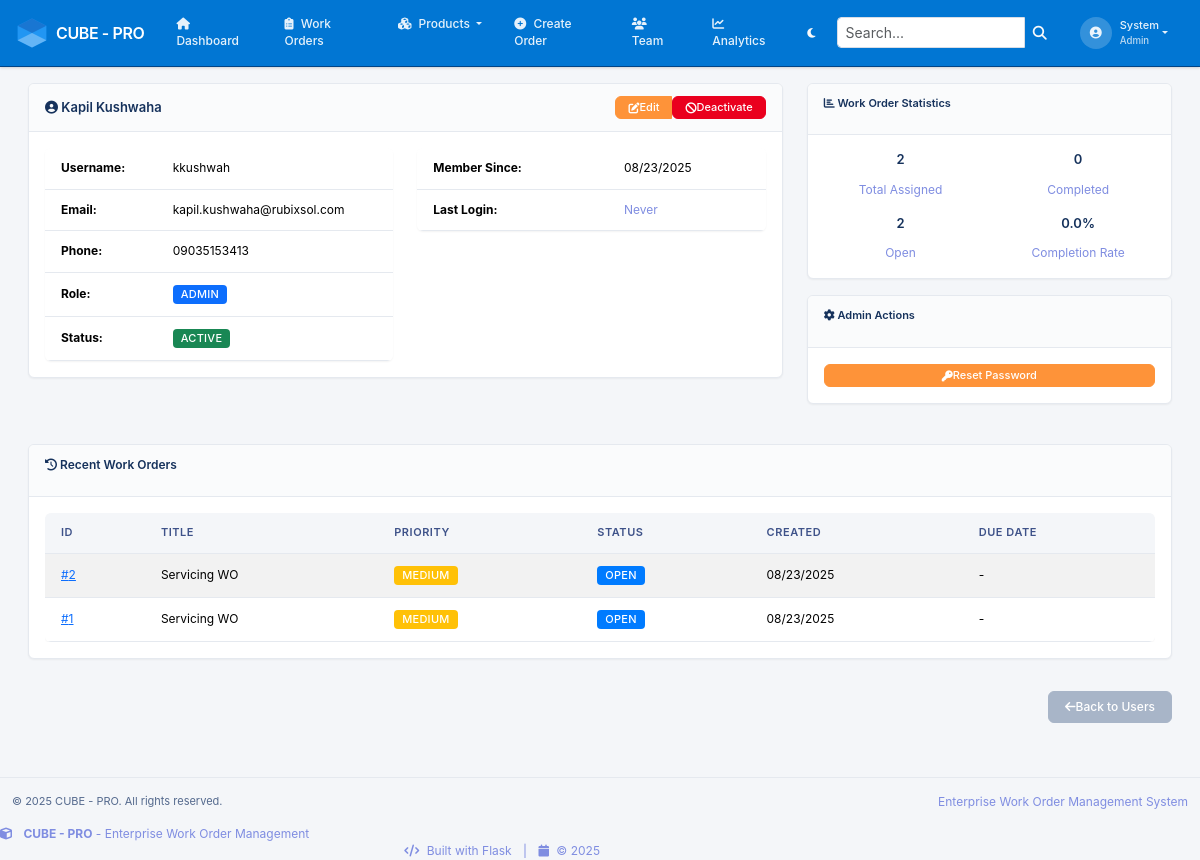
Page /users/2 (signed in) on the earlier database version.
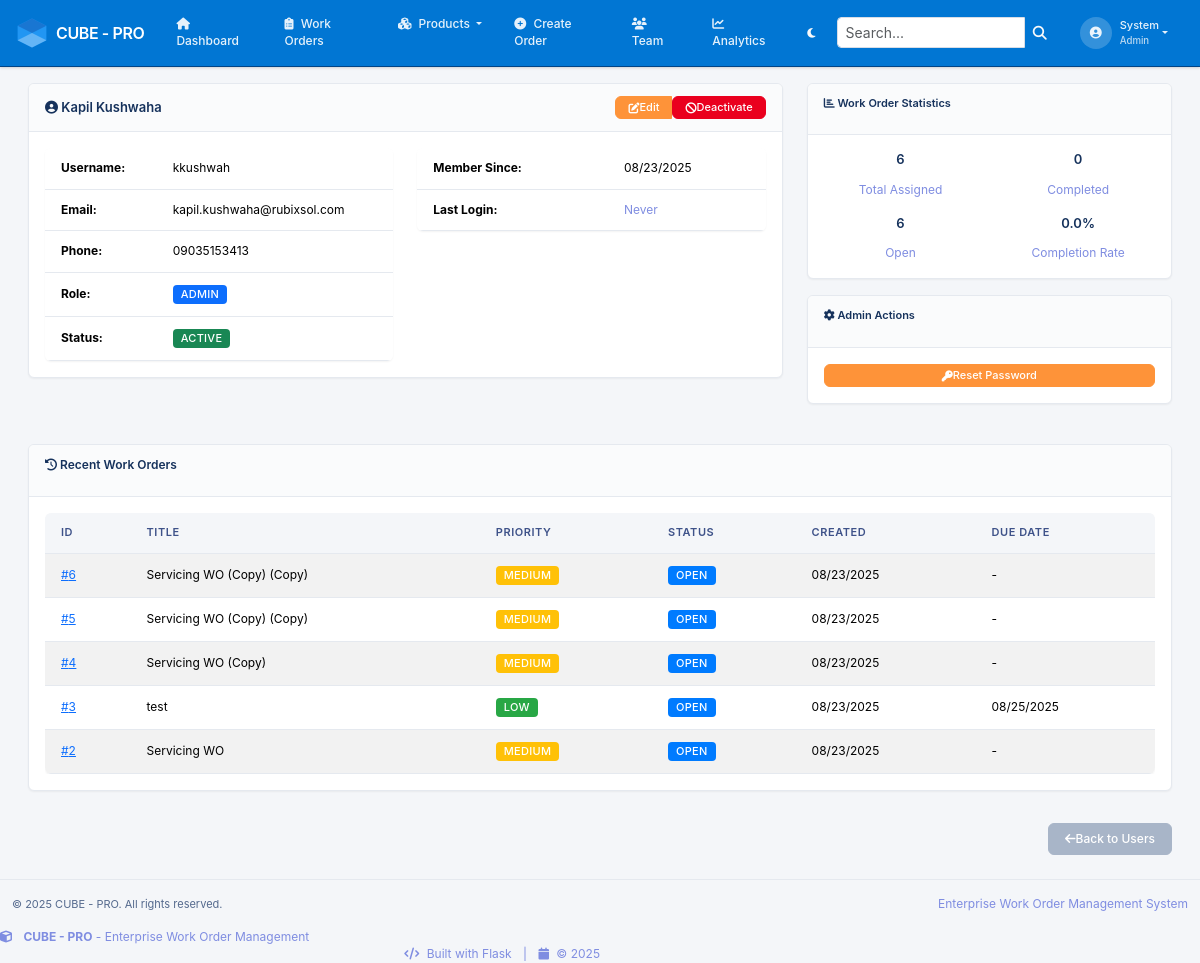
Same page on the later database version.
### app/models.py (models this page shows, shortened)
class WorkOrder(db.Model):
    __tablename__ = 'workorders'
    id = db.Column(db.Integer, primary_key=True)
    title = db.Column(db.String(200), nullable=False)
    description = db.Column(db.Text, nullable=False)
    address = db.Column(db.String(200))
    product_name = db.Column(db.String(200))
    owner_name = db.Column(db.String(200))
    estimated_hours = db.Column(db.Float)
    actual_hours = db.Column(db.Float, default=0.0)
    cost_estimate = db.Column(db.Numeric(10, 2))
    actual_cost = db.Column(db.Numeric(10, 2), default=0.0)
    due_date = db.Column(db.DateTime)
    completed_date = db.Column(db.DateTime)
    notes = db.Column(db.Text)
    created_at = db.Column(db.DateTime, default=lambda: datetime.now(timezone.utc))
    updated_at = db.Column(db.DateTime, default=lambda: datetime.now(timezone.utc),
                          onupdate=lambda: datetime.now(timezone.utc))
    created_by_id = db.Column(db.Integer, db.ForeignKey('users.id'), nullable=False)
    assigned_to_id = db.Column(db.Integer, db.ForeignKey('users.id'))
    priority_id = db.Column(db.Integer, db.ForeignKey('priorities.id'), nullable=False)
    status_id = db.Column(db.Integer, db.ForeignKey('statuses.id'), nullable=False)
    category_id = db.Column(db.Integer, db.ForeignKey('categories.id'))
    activities = db.relationship('WorkOrderActivity', backref='workorder',
                               lazy='dynamic', cascade='all, delete-orphan')

class Priority(db.Model):
    __tablename__ = 'priorities'
    id = db.Column(db.Integer, primary_key=True)
    name = db.Column(db.String(32), unique=True, nullable=False)
    level = db.Column(db.Integer, nullable=False)  # 1=Low, 2=Medium, 3=High, 4=Critical
    color = db.Column(db.String(7), default='#6c757d')  # Hex color code
    workorders = db.relationship('WorkOrder', backref='priority', lazy='dynamic')

class Status(db.Model):
    __tablename__ = 'statuses'
    id = db.Column(db.Integer, primary_key=True)
    name = db.Column(db.String(32), unique=True, nullable=False)
    description = db.Column(db.String(255))
    is_closed = db.Column(db.Boolean, default=False)
    color = db.Column(db.String(7), default='#6c757d')
    workorders = db.relationship('WorkOrder', backref='status', lazy='dynamic')

### app/users/routes.py (the view)
@bp.route('/<int:id>')
@login_required
def view_user(id):
    user = User.query.get_or_404(id)
    if user.id != current_user.id and not (current_user.has_role('admin') or current_user.has_role('manager')):
        flash('You do not have permission to view this profile.', 'error')
        return redirect(url_for('main.dashboard'))
    total_assigned = user.assigned_workorders.count()
    completed_workorders = user.assigned_workorders.join(Status).filter(Status.is_closed).count()
    open_workorders = user.assigned_workorders.join(Status).filter(~Status.is_closed).count()
    recent_workorders = user.assigned_workorders.order_by(desc(WorkOrder.created_at)).limit(5).all()
    stats = {
        'total_assigned': total_assigned,
        'completed': completed_workorders,
        'open': open_workorders,
        'completion_rate': round((completed_workorders / total_assigned * 100) if total_assigned > 0 else 0, 1)
    }
    return render_template('users/profile.html',
                         title=f'Profile: {user.full_name}',
                         user=user,
                         stats=stats,
                         recent_workorders=recent_workorders)

### app/__init__.py (called while the page is built)
@login_manager.user_loader
def load_user(user_id):
    from app.models import User
    return User.query.get(int(user_id))

### app/models.py (called while the page is built)
    @property
    def full_name(self):
        return f"{self.first_name} {self.last_name}"

    def has_role(self, role_name):
        return self.role and self.role.name == role_name

### app/templates/users/profile.html (shortened to what the changed rows need)
{% extends "base.html" %}
{% block content %}
<div class="row">
    <div class="col-md-4">
        <div class="card">
            <div class="card-body">
                <div class="row text-center">
                    <div class="col-6">
                        <h4>{{ stats.total_assigned }}</h4>
                        <small class="text-muted">Total Assigned</small>
                    </div>
                </div>
                <div class="row text-center mt-3">
                    <div class="col-6">
                        <h4>{{ stats.open }}</h4>
                        <small class="text-muted">Open</small>
                    </div>
                </div>
            </div>
        </div>
    </div>
</div>
{% if recent_workorders %}
<div class="row mt-4">
    <div class="col-12">
        <div class="card">
            <div class="card-body">
                <div class="table-responsive">
                    <table class="table table-striped">
                        <thead>
                            <tr>
                                <th>ID</th>
                                <th>Title</th>
                                <th>Priority</th>
                                <th>Status</th>
                                <th>Created</th>
                                <th>Due Date</th>
                            </tr>
                        </thead>
                        <tbody>
                            {% for wo in recent_workorders %}
                            <tr>
                                <td>
                                    <a href="{{ url_for('workorders.view_workorder', id=wo.id) }}">#{{ wo.id }}</a>
                                </td>
                                <td>{{ wo.title[:50] }}{% if wo.title|length > 50 %}...{% endif %}</td>
                                <td>
                                    <span class="badge" style="background-color: {{ wo.priority.color }};">
                                        {{ wo.priority.name }}
                                    </span>
                                </td>
                                <td>
                                    <span class="badge" style="background-color: {{ wo.status.color }};">
                                        {{ wo.status.name }}
                                    </span>
                                </td>
                                <td>{{ wo.created_at.strftime('%m/%d/%Y') }}</td>
                                <td>
                                    {% if wo.due_date %}
                                        {{ wo.due_date.strftime('%m/%d/%Y') }}
                                    {% else %}
                                        -
                                    {% endif %}
                                </td>
                            </tr>
                            {% endfor %}
                        </tbody>
                    </table>
                </div>
            </div>
        </div>
    </div>
</div>
{% endif %}
{% endblock %}

Differences in the rows shown:
no longer on this page (row unchanged): WorkOrder: id "1", title "Servicing WO", priority.name "MEDIUM", status.name "OPEN", created_at "08/23/2025"
added WorkOrder: id "6", title "Servicing WO (Copy) (Copy)", priority.name "MEDIUM", status.name "OPEN", created_at "08/23/2025"
added WorkOrder: id "5", title "Servicing WO (Copy) (Copy)", priority.name "MEDIUM", status.name "OPEN", created_at "08/23/2025"
added WorkOrder: id "4", title "Servicing WO (Copy)", priority.name "MEDIUM", status.name "OPEN", created_at "08/23/2025"
added WorkOrder: id "3", title "test", priority.name "LOW", status.name "OPEN", created_at "08/23/2025", due_date "08/25/2025"
Other differences:
{{ stats.total_assigned }}: "2" → "6"
{{ stats.open }}: "2" → "6"
